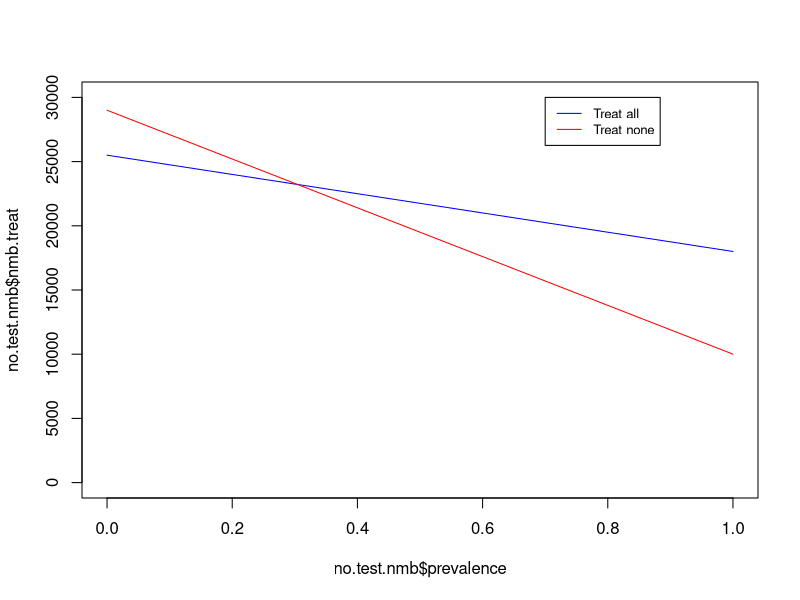
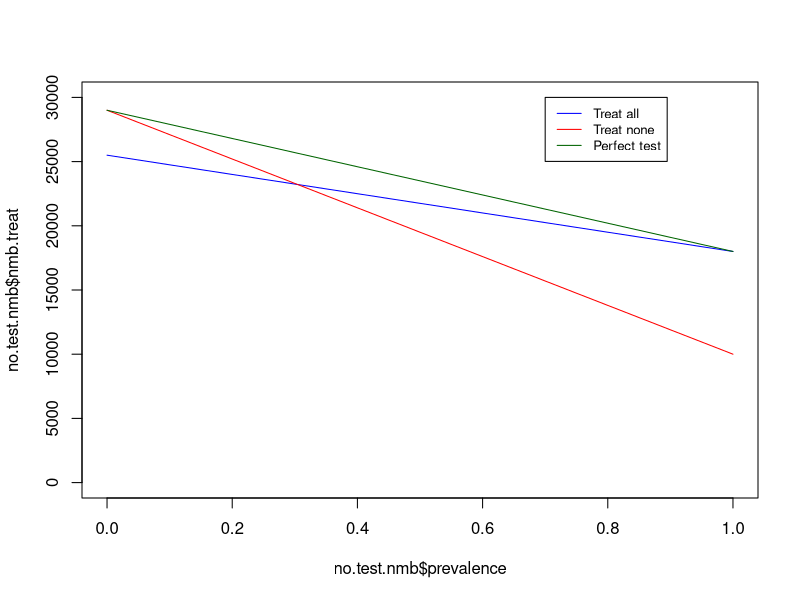
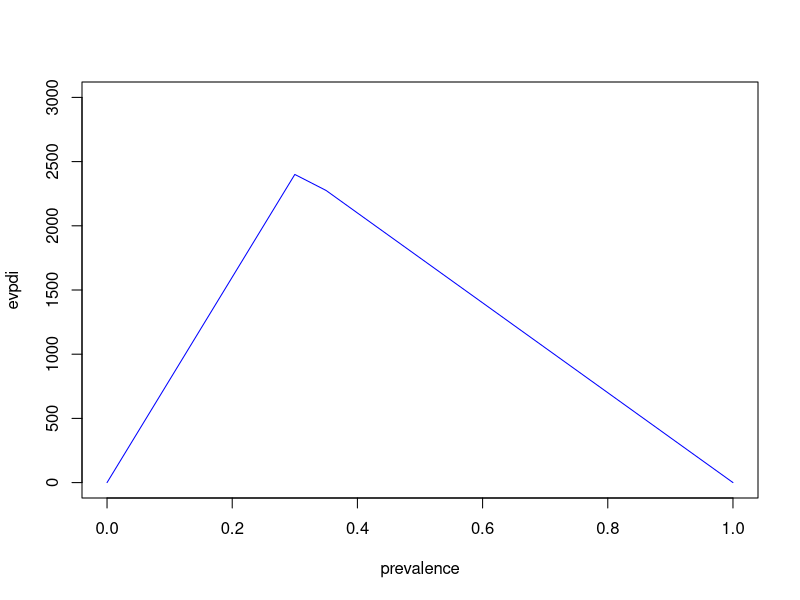
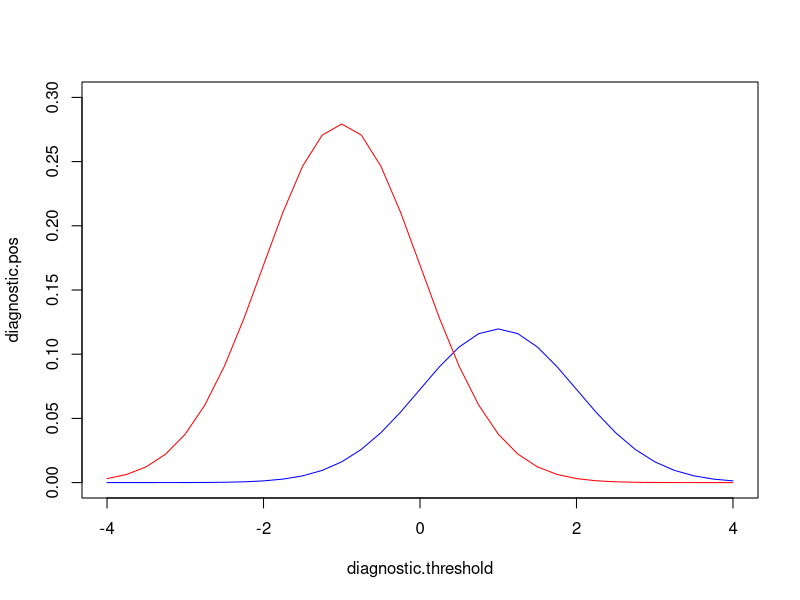
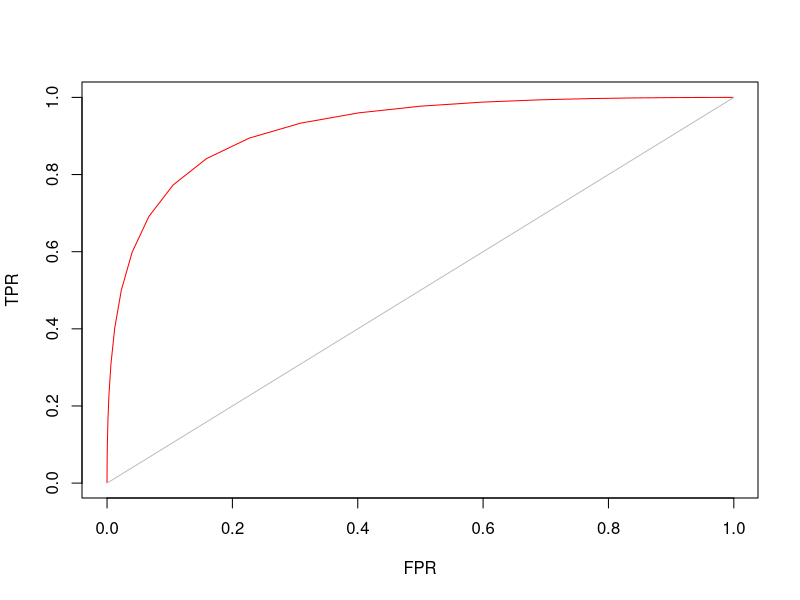
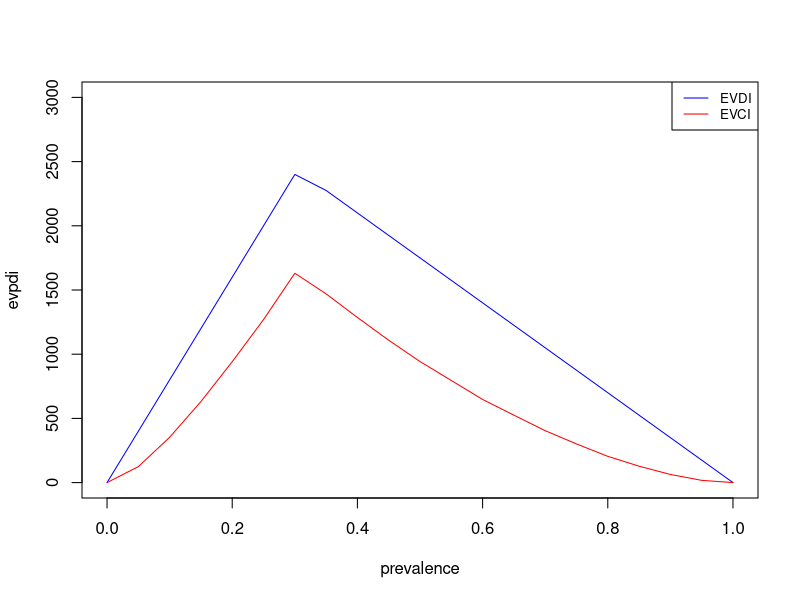

These figures' R source, in order:
## F4 Diagnostics 



#### Model Parameters #### 

lambda <- 30000 # This is our willingness to pay threshold
prevalence <- 0.3

# Payoffs and cost parameters for sick and healthy individuals, treated and not treated 

outcome.names <- c("Sick per treated", "Sick person not treated", 
                   "Healthy person treated", "Health person not treated")
expected.cost <- c(6000, 5000, 3000, 1000)
expected.qaly <- c(0.8, 0.5, 0.95, 1)

parameter.values <- data.frame(outcome.names, expected.cost, expected.qaly,
                              nmb = NA)

parameter.values$nmb <- (expected.qaly * lambda) - expected.cost

# here you can see the expected costs, QALYs and NMB for each possible outcome
parameter.values


# Estimating costs and QALYs associated with treating all vs. treat none 

treat.cost <- prevalence * expected.cost[1] + (1 - prevalence) * expected.cost[3]
notreat.cost <- prevalence * expected.cost[2] + (1 - prevalence) * expected.cost[4]
treat.qaly <- prevalence * expected.qaly[1] + (1 - prevalence) * expected.qaly[3]
notreat.qaly <- prevalence * expected.qaly[2] + (1 - prevalence) * expected.qaly[4]

expected.values <- data.frame(strategy =  c("Treat all", "Treat none"),
                           expected.cost = c(treat.cost, notreat.cost), 
                           expected.qaly = c(treat.qaly, notreat.qaly), 
                           nmb = NA)

expected.values$nmb <- (expected.values$expected.qaly * lambda) - expected.values$expected.cost 

# You can view the expected cost, QALY and NMB values at the prevalence defined
expected.values



# Evaluate NMB across a range of prevalence values

## We can create a function to calcualte NMB for sick and healthy patients (across prevalence values)  
est.nmb <- function(prev, parameters = parameter.values, lam = lambda){
  
  # Treatment - look up correct costs and outcomes for treated

  cost.sick <-  parameters$expected.cost[1] 
  cost.healthy <-  parameters$expected.cost[3] 
  
  qaly.sick <-  parameters$expected.qaly[1] 
  qaly.healthy <-  parameters$expected.qaly[3] 
  
  cost <- prev * cost.sick + (1-prev) * cost.healthy
  qaly <- prev * qaly.sick + (1-prev) * qaly.healthy
  
  nmb.treat <- (qaly * lam) - cost
  
  # No treatment- look up correct costs and outcomes for not treated

  cost.sick <-  parameters$expected.cost[2] 
  cost.healthy <-  parameters$expected.cost[4] 
  
  qaly.sick <-  parameters$expected.qaly[2] 
  qaly.healthy <-  parameters$expected.qaly[4] 
  
  cost <- prev * cost.sick + (1-prev) * cost.healthy
  qaly <- prev * qaly.sick + (1-prev) * qaly.healthy
  
  nmb.notreat <- (qaly * lam) - cost
  
  return(data.frame(prevalence = prev, 
                    nmb.treat = nmb.treat, 
                    nmb.notreat = nmb.notreat))
}


## We can now estimate the NMB of treating or not treating at any prevalence 
# At a low prevalence (10%), NMB is higher for not treating
# But at higher prevalence NMB is higher for treating everyone
est.nmb(prev = 0.1)
est.nmb(prev = 0.4)

# Now pass a vector of prevalence values into the function
prevalence.vector <- seq(from = 0, to = 1, by = 0.05)

# estimate the NMB across prevalence values, and save this 
no.test.nmb <- est.nmb(prev = prevalence.vector)
no.test.nmb


# We can create a plot in base R to observe the results
# Note - we will be updating this plot in the next section
plot(no.test.nmb$prevalence, no.test.nmb$nmb.treat, type="l", col = "blue", ylim = c(0, 30000))
  lines(no.test.nmb$prevalence, no.test.nmb$nmb.notreat, col = "red")
  legend(0.7, 30000, legend=c("Treat all", "Treat none"), col=c("blue", "red"), 
         lty = 1, cex = 0.8)
  


#### Expected value of a perfect test ####

# In this example, we will assume that all sick patients are treated, and all healthy patients are not


est.nmb.perfect.test <- function(prev, parameters = parameter.values, lam = lambda){
  
  # Perfect test means sick is treated (i.e. row value 1 for expected values table)
  # whilst healthy is not treated (i.e. row value 4 from expected values table)
  # So we eliminate sick person not treated (row 2), and health person treated (row 3)
  
  cost.sick <-  parameters$expected.cost[1] 
  cost.healthy <-  parameters$expected.cost[4] 
  
  qaly.sick <-  parameters$expected.qaly[1] 
  qaly.healthy <-  parameters$expected.qaly[4] 
  
  cost <- prev * cost.sick + (1-prev) * cost.healthy
  qaly <- prev * qaly.sick + (1-prev) * qaly.healthy
  
  nmb.perfect <- (qaly * lam) - cost
  

  return(data.frame(prevalence = prev, 
                    nmb = nmb.perfect))
}

est.nmb.perfect.test(prev = 0.1)
est.nmb.perfect.test(prev = prevalence.vector)

perfect.test.nmb <- est.nmb.perfect.test(prev = prevalence.vector)


# Estimate the Expected Value of Perfect Diagnostic Information (EVPDI) 

# The EVPDI is the difference between the expected value of a perfect test and 
# the expected value of the optimal course of action (treat All or treat None) in the absence of a test.

# First, look again at the results of the NMB with no test available 
no.test.nmb

# Now we can use the apply function to derive the maximum NMB from each strategy, and add to current table
no.test.nmb$nmb.max <- apply(no.test.nmb[,2:3], 1, max)

## Now take a look at the current table, displaying the maximum NMB for each prevalence (without a test)
# We can compare this to the NMB with a perfect test

no.test.nmb
perfect.test.nmb


## We can also plot the results of the these tables

plot(no.test.nmb$prevalence, no.test.nmb$nmb.treat, type="l", col = "blue", ylim = c(0, 30000))
lines(no.test.nmb$prevalence, no.test.nmb$nmb.notreat, col = "red")
lines(perfect.test.nmb$prevalence, perfect.test.nmb$nmb, col = "dark green")
legend(0.7, 30000, legend=c("Treat all", "Treat none", "Perfect test"), col=c("blue", "red", "dark green"), 
       lty = 1, cex = 0.8)




## We can now compare this to the values expected from a perfect test
evpdi <- perfect.test.nmb$nmb - no.test.nmb$nmb.max

# and create a data.frame to store the results
evpdi.table <- data.frame(prevalence = prevalence.vector, evpdi = evpdi)
evpdi.table

# We can create a simple plot of the expected value of perfect diagnostic information, by prevalence:
plot(evpdi.table, type="l", col = "blue", ylim = c(0, 3000))



#### Expected Value of Clinical Information (EVCI) from an (imperfect) diagnostic test ####

test.char <- c(positive.mean = 1, positive.sd = 1, 
               negative.mean = -1, negative.sd = 1)

# You can see the test characteristics here
test.char


# Set a range of diagnostic threshold values
diagnostic.threshold <- seq(from = -4, to = 4, by = 0.25)

# Diagnostic positive and negative values, at different diagnostic thresholds
# These are estimated using the normal distribution 
diagnostic.pos <- prevalence * dnorm(diagnostic.threshold, mean = test.char[1], sd = test.char[2])
diagnostic.neg <- (1 - prevalence) * dnorm(diagnostic.threshold, mean = test.char[3], sd = test.char[4])

biomarker.dist <- data.frame(diagnostic.threshold, diagnostic.pos, diagnostic.neg)

# We can view the table, and round to 4 decimal places to help view the numbers
round(biomarker.dist, 4)

# And here we can plot the numbers to re-create the video 
# (note we can use the data frame columns (biomarker.dist), or the vectors that formed the data frame)
plot(diagnostic.threshold, diagnostic.pos, type="l", col = "blue", ylim = c(0, 0.3))
lines(diagnostic.threshold, diagnostic.neg, col = "red")


## True Positive Rate and False Positive Rate 
TPR <- 1 - pnorm(diagnostic.threshold, test.char[1], test.char[2])
FPR <- 1 - pnorm(diagnostic.threshold, test.char[3], test.char[4])

# We can view these alongside the diagnostic thresholds 
positive.rate <- data.frame(diagnostic.threshold, TPR, FPR)


# Plot to view TPR and FPR (Receiver Operating Characteristic (ROC) curve)
plot(FPR, TPR, type="l", col = "red")
# and we can add a diagonal line too
lines(c(0,1),(c(0,1)), col = "grey")


#### Expected Value of Clinical Information #### 

# We can now estimate the number of true and false, negatives and positives 
true.pos <- prevalence * TPR 
false.neg <- prevalence * (1 - TPR) 
false.pos <- (1 - prevalence) * FPR 
true.neg <- (1 - prevalence) * (1 - FPR) 

# Table showing diagnostic accuracy of the imperfect test
diag.accuracy <- data.frame(true.pos, false.neg, false.pos, true.neg,
                            nmb.test = 0)

# Now combine the original NMB values (from parameter data frame) to estimate NMB as 
# a function of the diagnostic accuracy 
parameter.values$nmb 

# To combine the NMB payoff values with the diagnostic accuracy data, we first create a blank 
# vector to store the total NMB value at each diagnostic threshold
nmb.test.vec <- rep(0, length(diagnostic.threshold))

# Next, we can create a loop to multiply NMB payoffs with diagnostic accuracy, and save the sum of
# these values, at each diagnostic threshold
for(i in 1:length(diagnostic.threshold)){
  nmb.test.vec[i] <- sum(diag.accuracy[i,] * parameter.values$nmb)
}  

## Note: An alternative method is to write a function into apply      
nmb.test.vec <- apply(diag.accuracy, 1, function(x) sum(x * parameter.values$nmb))


# We can view the output of the calculation here
# This is the NMB associated with the imperfect diagnostic test
data.frame(diagnostic.threshold, nmb.test.vec)    

# We can add these results onto the diagnostic accuracy data.frame 
diag.accuracy$nmb <- nmb.test.vec


# Calculate the EVCI

# Now we want to calcualte the EVCI across a range of prevalence values
no.test.nmb <- est.nmb(prev = prevalence.vector)


# The est.evci function below calculates the diagnostic accuracy and associated NMB 
# of an imperfect test (similar to calculations above) and also estimates the NMB 
# in the absense of any test, to estimate the Expected Value of Clinical Information 
# The function also does this at different prevalence values (by passing the prevalence)
# to the function (indicated by 'prev' argument)

est.evci <- function(prev, diag = diagnostic.threshold, test = test.char, 
                     nmb.input = parameter.values$nmb, nmb.notest = no.test.nmb){

  # true and false positive rate
  TPR <- 1 - pnorm(diag, test[1], test[2])
  FPR <- 1 - pnorm(diag, test[3], test[4])
  
  # calculate nmb for diagnostic outcomes
  
  prev.matrix <- matrix(prev, nrow = length(TPR), ncol = length(prev), byrow = TRUE)
  colnames(prev.matrix) <- prev
  rownames(prev.matrix) <- diag
  
  true.pos.nmb <- TPR * nmb.input[1] * prev.matrix
  false.neg.nmb <- (1 - TPR)  * nmb.input[2] * prev.matrix
  false.pos.nmb <-  FPR * nmb.input[3]  * (1 - prev.matrix)
  true.neg.nmb <-  (1 - FPR) * nmb.input[4]  * (1 - prev.matrix)
    
  total.nmb.matrix <- true.pos.nmb + false.neg.nmb + false.pos.nmb + true.neg.nmb
  
  # get the max nmb for each prevalence value 
  
  max.nmb.test <- apply(total.nmb.matrix, 2, max) # this derives the maximum value from each column 
  
  nmb.notest <- est.nmb(prev = prev)
  
  max.nmb.notest <- apply(nmb.notest[,2:3], 1, max) # this derives the maximum value for each row (prevalence by rows in this table)
  
  evci <- data.frame(prev, 
                     nmb.notest = max.nmb.notest, 
                     nmb.imperfect.test = max.nmb.test,
                     evci = max.nmb.test - max.nmb.notest)
  
  return(evci)
    
}


# Try the est.EVCI at the 30% prevalence 
est.evci(prev = 0.3)


# Save the EVCI results across a range of prevalence
evci <- est.evci(prev = prevalence.vector)

# You can view the results using the round function 
round(evci, 2)


# We can create a plot of the EVCI compared to the EVDI calculated earlier

plot(evpdi.table, type="l", col = "blue", ylim = c(0, 3000))
lines(evci$prev, evci$evci, col = "red")
legend("topright", legend=c("EVDI", "EVCI"), col=c("blue", "red"), 
       lty = 1, cex = 0.8)





## ggplots (if time) 

## Jack to add ggplots code and do a facet wrap to show them all... 
